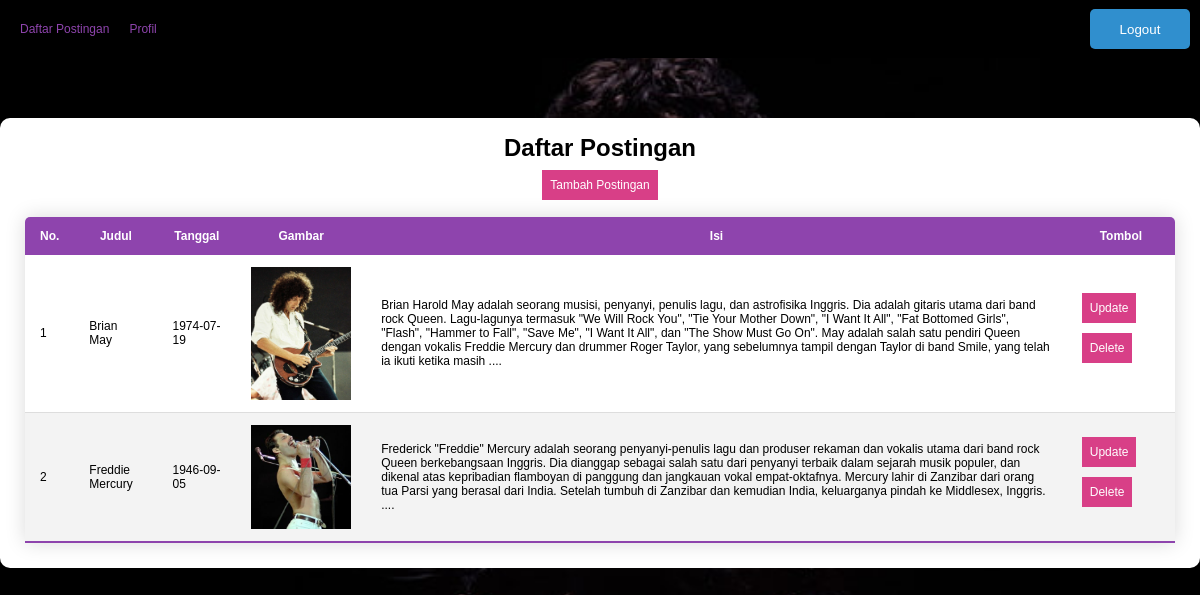
Screenshot of /kelola/postingan.php with the database file from the repository.
### tables this page shows
CREATE TABLE `postingan` (
  `idpostingan` int(11) NOT NULL,
  `judul` varchar(50) DEFAULT NULL,
  `tanggal` varchar(50) DEFAULT NULL,
  `gambar` varchar(50) DEFAULT NULL,
  `isi` text DEFAULT NULL
);

### fungsi.php (called while the page is built)
<?php
function potong_artikel($teks, $jml_karakter)
{
    return substr($teks, 0, $jml_karakter);
}

### kelola/postingan.php (the view, shortened to what this page needs)
<?php
include "../koneksi.php";
include "../fungsi.php";
?>
<!DOCTYPE html>
<html lang="en">
<head>
    <link rel="stylesheet" href="../css/style.css">
</head>
<body>
    <div class="navigasi">
        <div class="menu">
            <ul>
                <li><a href="postingan.php">Daftar Postingan</a></li>
                <li><a href="profil.php">Profil</a></li>
            </ul>
        </div>
        <div class="logout">
            <button class="btn-logout" onclick="logout();">Logout</button>
        </div>
    </div>
    <div style="display: flex; justify-content: center;">
        <div class="tengah">
            <h1>Daftar Postingan</h1>
            <a class="tombol" href="postingan_tambah.php">Tambah Postingan</a>
            <table class="content-table">
                <thead>
                    <tr>
                        <th>No.</th>
                        <th>Judul</th>
                        <th>Tanggal</th>
                        <th>Gambar</th>
                        <th>Isi</th>
                        <th>Tombol</th>
                    </tr>
                </thead>
                <tbody>
                    <?php
                    $no = 1;
                    $sql = "SELECT * FROM postingan";
                    $a = $koneksi->query($sql);
                    while ($c = $a->fetch_array()) {
                    ?>
                        <tr>
                            <td><?php echo $no++; ?></td>
                            <td><?php echo $c['judul']; ?></td>
                            <td><?php echo $c['tanggal']; ?></td>
                            <td><img src="../img/<?php echo $c['gambar']; ?>" alt=""></td>
                            <td><?php echo potong_artikel($c['isi'], 500); ?> ....</td>
                            <td>
                                <div class="tombol2">
                                    <a class="tombol" href="postingan_update.php?id=<?php echo $c['idpostingan']; ?>">Update</a>
                                    <a class="tombol" href="postingan_delete_aksi.php?id=<?php echo $c['idpostingan']; ?>">Delete</a>
                                </div>
                            </td>
                        </tr>
                    <?php
                    }
                    ?>
                </tbody>
            </table>
        </div>
    </div>
</body>
</html>

### css/style.css (style rules this page uses)
body { margin: 0; font-family: Verdana, Geneva, Tahoma, sans-serif; font-size: 12px; background: url("../img/bg_home.jpg"); background-size: cover; height: 100vh; overflow: scroll; }
.navigasi { width: 100%; top: 0; left: 0; right: 0; background: black; display: flex; justify-content: space-between; }
.menu ul { list-style-type: none; padding-left: 10px; display: flex; justify-content: space-around; }
.menu li a { display: block; text-decoration: none; color: #8e44ad; padding: 10px; }
.logout { display: flex; justify-content: center; align-items: center; text-align: center; padding-right: 10px; }
.btn-logout { width: 100px; height: 40px; border: 0px; background: #308fce; border-radius: 5px; color: white; font-weight: lighter; cursor: pointer; }
.tengah { position: relative; background: white; border-radius: 10px; width: 1200px; top: 60px; text-align: center; }
.content-table { border-collapse: collapse; margin: 25px 25px; font-size: 12px; min-width: 400px; border-radius: 5px 5px 0 0; overflow: hidden; box-shadow: 0 0 20px rgba(0, 0, 0, 0.15); }
.content-table thead tr { background-color: #8e44ad; text-align: center; font-weight: bold; color: white; }
.content-table th, .content-table td { padding: 12px 15px; }
.content-table tbody tr { border-bottom: 1px solid #ddd; }
.content-table tbody tr:nth-of-type(even) { background-color: #f3f3f3; }
.content-table tbody tr:last-of-type { border-bottom: 2px solid #8e44ad; }
.content-table td img { width: 100px; }
.tombol { background-color: #D83F87; padding: 8px; }
a.tombol { text-decoration: none; color: white; }
.tombol2 a { float: left; margin-bottom: 10px; margin-right: 10px; }

### rows the page displays
postingan: judul "Brian May", tanggal "1974-07-19", gambar (picture), isi "Brian Harold May adalah seorang musisi, penyanyi, penulis lagu, dan astrofisika Inggris. Dia adalah gitaris utama dari band rock Queen. Lagu-lagunya termasuk \"We Will Rock You\", \"Tie Your Mother Down\", \"I Want It All\", \"Fat Bottomed Girls\", \"Flash\", \"Hammer to Fall\", \"Save Me\", \"I Want It All\", dan \"The Show Must Go On\". May adalah salah satu pendiri Queen dengan vokalis Freddie Mercury dan drummer Roger Taylor, yang sebelumnya tampil dengan Taylor di band Smile, yang telah ia ikuti ketika masih"
postingan: judul "Freddie Mercury", tanggal "1946-09-05", gambar (picture), isi "Frederick \"Freddie\" Mercury adalah seorang penyanyi-penulis lagu dan produser rekaman dan vokalis utama dari band rock Queen berkebangsaan Inggris. Dia dianggap sebagai salah satu dari penyanyi terbaik dalam sejarah musik populer, dan dikenal atas kepribadian flamboyan di panggung dan jangkauan vokal empat-oktafnya. Mercury lahir di Zanzibar dari orang tua Parsi yang berasal dari India. Setelah tumbuh di Zanzibar dan kemudian India, keluarganya pindah ke Middlesex, Inggris."
